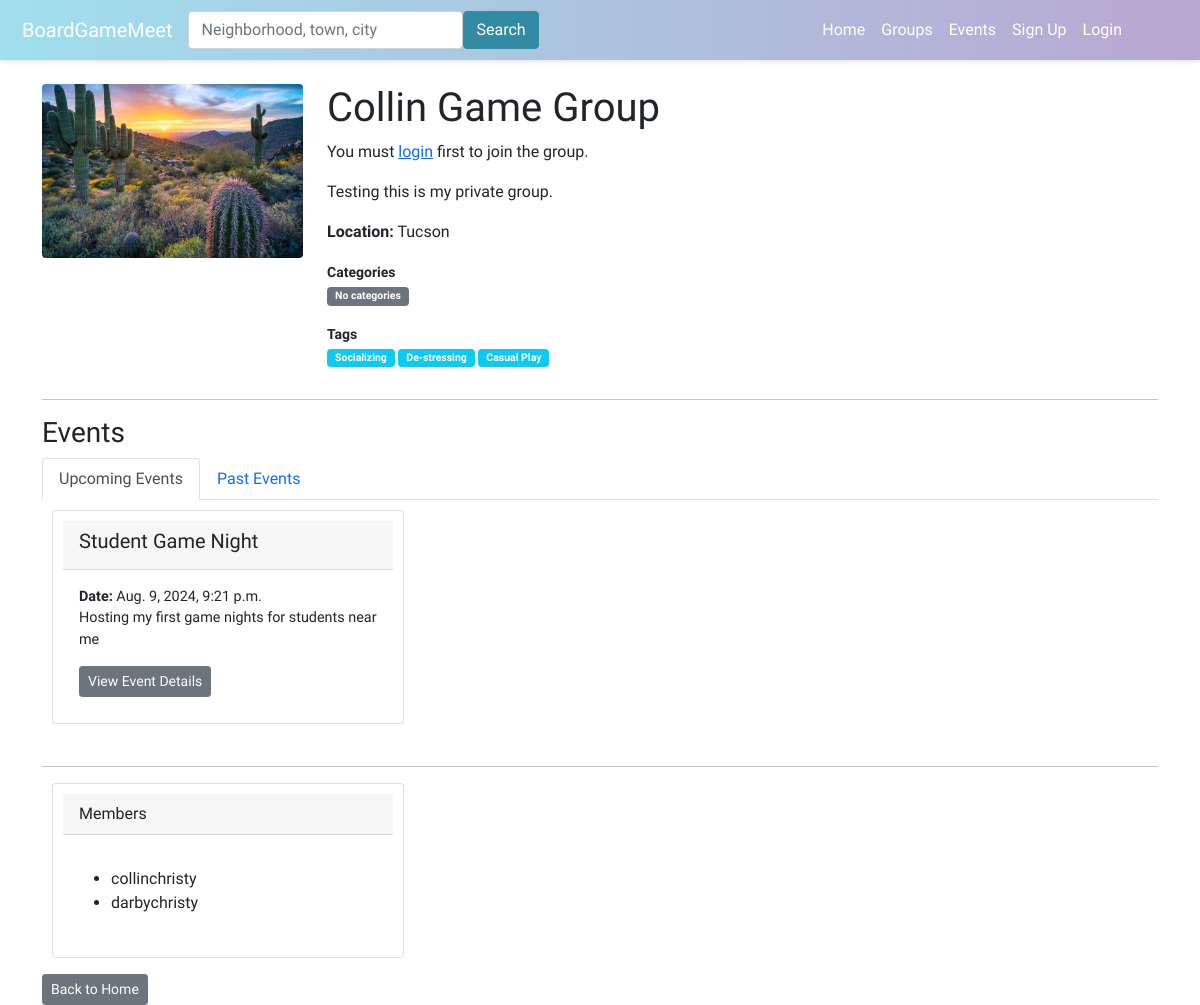
Before: /group/collin-game-group-5/ with the older database file.
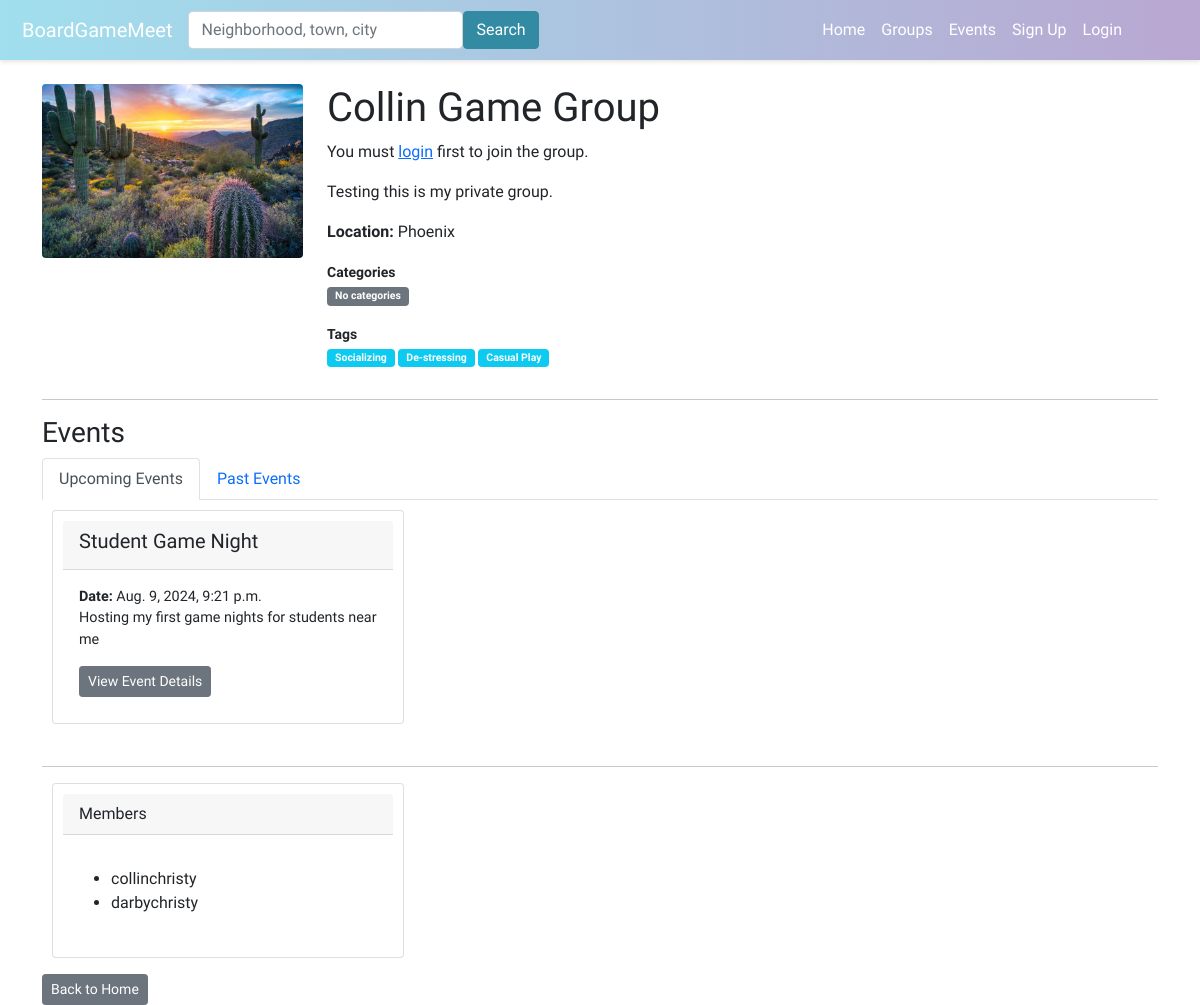
After: the same page with the newer database file.
### boardgame/models.py (models this page shows, shortened)
class GroupLocation(models.Model):
    group = models.OneToOneField('Group', on_delete=models.CASCADE)
    city = models.CharField(max_length=100)
    sublocality = models.CharField(max_length=100, blank=True)  # neighborhoods or sublocalities
    state = models.CharField(max_length=100, blank=True)
    postcode = models.CharField(max_length=20, blank=True)
    country = models.CharField(max_length=100)
    latitude = models.DecimalField(max_digits=9, decimal_places=6, blank=True, null=True)
    longitude = models.DecimalField(max_digits=9, decimal_places=6, blank=True, null=True)

### boardgame/views.py (the view, shortened to what this page needs)
# urls.py: path('group/<slug:group_slug>/', views.group_profile, name='group_profile'),
def group_profile(request, group_slug):
    group = get_object_or_404(Group, slug=group_slug)
    members = group.members.all()
    is_member = False
    is_admin = False
    is_moderator = False
    if request.user.is_authenticated:
        is_member = members.filter(id=request.user.id).exists()
        is_admin = GroupMembers.objects.filter(user=request.user, group=group, is_admin=True).exists()
        is_moderator = GroupMembers.objects.filter(user=request.user, group=group, is_moderator=True).exists()
    now = datetime.now()
    upcoming_events = Event.objects.filter(group=group, date_time__gte=now).order_by('date_time')
    past_events = Event.objects.filter(group=group, date_time__lt=now).order_by('-date_time')
    group_location = GroupLocation.objects.filter(group=group).first()
    context = {
        'group': group,
        'group_location': group_location,
        'is_admin': is_admin,
        'is_moderator': is_moderator,
        'upcoming_events': upcoming_events,
        'past_events': past_events,
        'members': members,
        'is_member': is_member,
    }
    return render(request, 'boardgame/group_profile.html', context)

### boardgame/templates/boardgame/group_profile.html (shortened to what the changed rows need)
{% extends 'boardgame/base.html' %}
{% load static %}
{% block content %}
<div class="row">
    <div class="col-md-9">
        <h1>{{ group.name }}</h1>
        {% if user.is_authenticated %}
        <form method="POST" action="">
            {% csrf_token %}
            {% if is_member %}
            <button type="submit" class="btn btn-secondary btn-sm mb-2" name="leave">Leave Group</button>
            {% else %}
            <button type="submit" class="btn btn-secondary btn-sm mb-2" name="join">Join Group</button>
            {% endif %}
            {% if is_admin or is_moderator %}
            <a href="{% url 'create_event' group.slug %}" class="btn btn-primary btn-sm mb-2">Create Event</a>
            <a href="{% url 'manage_group_dashboard' group.slug %}" class="btn btn-primary btn-sm mb-2">Manage Group</a>
            {% endif %}
        </form>
        {% else %}
        <p>You must <a href="{% url 'login' %}">login</a> first to join the group.</p>
        {% endif %}
        <p>{{ group.description }}</p>
        {% if group_location %}
        <p><strong>Location:</strong> {{ group_location.city }}</p>
        {% else %}
        <p><strong>Location:</strong> Not specified</p>
        {% endif %}
        <div class="mb-1">
            <strong class="small">Categories</strong>
            <p class="small">
            </p>
        </div>
        <div class="mb-1">
            <strong class="small">Tags</strong>
            <p class="small">
            </p>
        </div>
    </div>
</div>
{% endblock %}

Changed rows visible on the page:
changed GroupLocation: city "Tucson" → "Phoenix"
